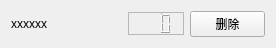
<?xml version="1.0" encoding="UTF-8"?>
<ui version="4.0">
 <class>MyListItem</class>
 <widget class="QWidget" name="MyListItem">
  <property name="geometry">
   <rect>
    <x>0</x>
    <y>0</y>
    <width>276</width>
    <height>41</height>
   </rect>
  </property>
  <property name="sizePolicy">
   <sizepolicy hsizetype="Expanding" vsizetype="Expanding">
    <horstretch>0</horstretch>
    <verstretch>0</verstretch>
   </sizepolicy>
  </property>
  <property name="windowTitle">
   <string>Form</string>
  </property>
  <layout class="QHBoxLayout" name="horizontalLayout" stretch="2,1,1">
   <item>
    <widget class="QLabel" name="name">
     <property name="text">
      <string>xxxxxx</string>
     </property>
    </widget>
   </item>
   <item>
    <widget class="QLCDNumber" name="angle">
     <property name="sizePolicy">
      <sizepolicy hsizetype="Minimum" vsizetype="Fixed">
       <horstretch>0</horstretch>
       <verstretch>0</verstretch>
      </sizepolicy>
     </property>
     <property name="maximumSize">
      <size>
       <width>75</width>
       <height>16777215</height>
      </size>
     </property>
     <property name="font">
      <font>
       <family>微软雅黑</family>
       <pointsize>8</pointsize>
      </font>
     </property>
     <property name="frameShape">
      <enum>QFrame::StyledPanel</enum>
     </property>
     <property name="digitCount">
      <number>3</number>
     </property>
    </widget>
   </item>
   <item>
    <widget class="QPushButton" name="del">
     <property name="maximumSize">
      <size>
       <width>75</width>
       <height>16777215</height>
      </size>
     </property>
     <property name="text">
      <string>删除</string>
     </property>
    </widget>
   </item>
  </layout>
 </widget>
 <resources/>
 <connections/>
</ui>
